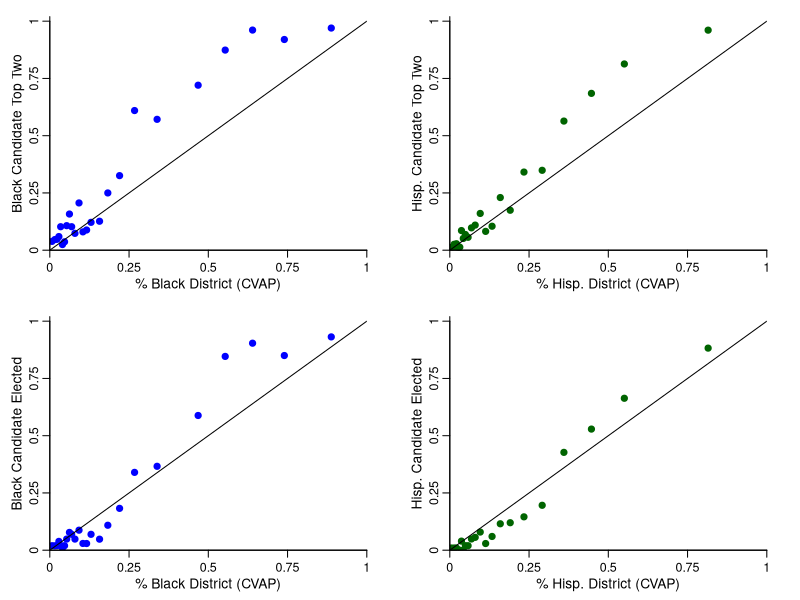

Recreate this plot in R.
library(dplyr)

setwd("~/Documents/GitHub/citl")

full<-read.csv("./Compiled Results/full_data_for_models.csv")

linkedDBK<-read.csv("./Compiled Results/districtswDBK.csv")

data<-left_join(linkedDBK, full, by=c('city', 'state'))

binned_plot <- function(x, y, n_bins=round(.5*sqrt(length(x))),main,xlab,ylab, colorcode) {
  n <- length(x)
  cutpoints <- c(-Inf, sort(x)[round(n*seq(1:(n_bins-1))/n_bins)], Inf)
  x_mean <- rep(NA, n_bins)
  y_mean <- rep(NA, n_bins)
  for (j in 1:n_bins){
    in_bin <- x > cutpoints[j] & x <= cutpoints[j+1]
    x_mean[j] <- mean(x[in_bin], na.rm=TRUE)
    y_mean[j] <- mean(y[in_bin],na.rm=TRUE)
  }
  
  plot(xlab=xlab,ylab=ylab,main=main,x_mean, y_mean, ylim=c(0,1.02), xlim=c(0,1), mgp=c(1.5,.5,0), 
       tck=-0.05, pch=19, bty='l', cex.axis=1, cex.main=1.5,cex=1,  xaxs = "i", yaxs = "i", cex.lab=1, xaxt = "n", yaxt='n',
       col=ifelse(colorcode == '0', 'dark green',
                  ifelse(colorcode == 1, 'blue', 'purple')))
  abline(a=0, b=1)
  axis(1, at = c(0, 0.25, 0.5, 0.75, 1), labels=FALSE)
  axis(2, at = c(0, 0.25, 0.5, 0.75, 1), labels=FALSE)
  mtext(seq(0, 1, by = 0.25), side = 2, at = seq(0, 1, by = 0.25), line = .5, cex=.75)
  
  mtext(seq(0, 1, by = 0.25), side = 1, at = seq(0, 1, by = 0.25), line = .5, cex=.75)
}


plot_data <- data %>%
  group_by(state, city, district, year) %>%
  arrange(desc(vote_share)) %>%
  mutate(
    top_two_hispanic = ifelse(
      race_est[1] == "hispanic" | (race_est[2] == "hispanic" & vote_share[2] >= 0.25), 1, 0
    ),
    top_two_white = ifelse(
      race_est[1] == "caucasian" | (race_est[2] == "caucasian" & vote_share[2] >= 0.25), 1, 0
    ),
    top_two_asian = ifelse(
      race_est[1] == "asian" | (race_est[2] == "asian" & vote_share[2] >= 0.25), 1, 0
    ),
    top_two_black = ifelse(
      race_est[1] == "black" | (race_est[2] == "black" & vote_share[2] >= 0.25), 1, 0
    ),
    hispanic_candidate=ifelse(
      any(race_est == "hispanic"), 1, 0
    ),
    white_candidate=ifelse(
      any(race_est == "caucasian"), 1, 0
    ),
    black_candidate=ifelse(
      any(race_est == "black"), 1, 0
    )
  ) %>%
  ungroup()

plot_data<-plot_data%>%filter(winner=='win')

# **** FIGURE 7 *****
tiff("./Figures/Figure_7.tiff", width=6.5, height=6.5, units="in", res=300)
par(mfrow=c(2,2), mar=c(3, 3, 1, 2), mgp=c(3, 1, 0), tck=-.03)
binned_plot(plot_data$b_pct_c, plot_data$top_two_black==1, xlab="% Black District (CVAP)", ylab="Black Candidate Top Two", main="", colorcode=1)
binned_plot(plot_data$h_pct_c, plot_data$top_two_hispanic==1, xlab="% Hisp. District (CVAP)", ylab="Hisp. Candidate Top Two", main="",colorcode=0)
binned_plot(plot_data$b_pct_c, plot_data$race_est=='black', xlab="% Black District (CVAP)", ylab="Black Candidate Elected", main="", colorcode=1)
binned_plot(plot_data$h_pct_c, plot_data$race_est=='hispanic', xlab="% Hisp. District (CVAP)", ylab="Hisp. Candidate Elected", main="",colorcode=0)
dev.off()


